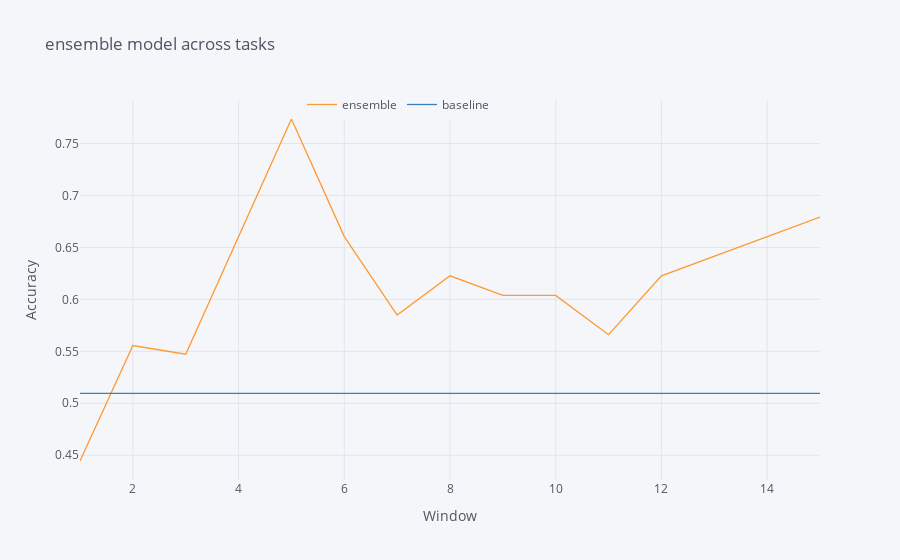

The cell this chart's notebook holds for it:
### Code cell
n_rows = 53
rkf = RepeatedKFold(n_splits=n_rows, n_repeats=10)
loo = LeaveOneOut()

target = cognitive_ability
    
ensembled = pd.DataFrame()
        
for window in range(1, 16):
    df = datasets[window]
    X = df.drop(columns=[target])
    y = df[target]

    ensembled_model = Pipeline([
    ('preprocessing', preprocessing),
    ('sp', SelectPercentile(percentile=40)),
    ('estimator', ensemble)])

    print(window, end="\r", flush=True)
    outer_loop = cross_validate(ensembled_model, X, y, cv=loo, return_train_score=True, 
                                n_jobs=-1, verbose=0, return_estimator=True)

    ensembled.loc['ensemble', str(window)] = outer_loop['test_score'].mean()

ensembled.loc['baseline', :] = baseline
display(ensembled)
plot_results(ensembled, "ensemble model across tasks")

### Figure 1 — Plotly figure (JSON) as saved in the notebook; plotly's stock layout.template omitted (floating-point values rounded to 4 significant figures)
{"data": [{"line": {"color": "rgba(255, 153, 51, 1.0)", "dash": "solid", "shape": "linear", "width": 1.3}, "mode": "lines", "name": "ensemble", "text": "", "type": "scatter", "x": ["1", "2", "3", "4", "5", "6", "7", "8", "9", "10", "11", "12", "13", "14", "15"], "y": [0.4444, 0.5556, 0.5472, 0.6604, 0.7736, 0.6604, 0.5849, 0.6226, 0.6038, 0.6038, 0.566, 0.6226, 0.6415, 0.6604, 0.6792]}, {"line": {"color": "rgba(55, 128, 191, 1.0)", "dash": "solid", "shape": "linear", "width": 1.3}, "mode": "lines", "name": "baseline", "text": "", "type": "scatter", "x": ["1", "2", "3", "4", "5", "6", "7", "8", "9", "10", "11", "12", "13", "14", "15"], "y": [0.5094, 0.5094, 0.5094, 0.5094, 0.5094, 0.5094, 0.5094, 0.5094, 0.5094, 0.5094, 0.5094, 0.5094, 0.5094, 0.5094, 0.5094]}], "layout": {"legend": {"bgcolor": "#F5F6F9", "font": {"color": "#4D5663"}, "orientation": "h", "x": 0.3, "y": 0.95, "yanchor": "bottom"}, "paper_bgcolor": "#F5F6F9", "plot_bgcolor": "#F5F6F9", "showlegend": true, "title": {"font": {"color": "#4D5663"}, "text": "ensemble model across tasks"}, "xaxis": {"gridcolor": "#E1E5ED", "showgrid": true, "tickfont": {"color": "#4D5663"}, "title": {"font": {"color": "#4D5663"}, "text": "Window"}, "zerolinecolor": "#E1E5ED"}, "yaxis": {"gridcolor": "#E1E5ED", "showgrid": true, "tickfont": {"color": "#4D5663"}, "title": {"font": {"color": "#4D5663"}, "text": "Accuracy"}, "zerolinecolor": "#E1E5ED"}}}
